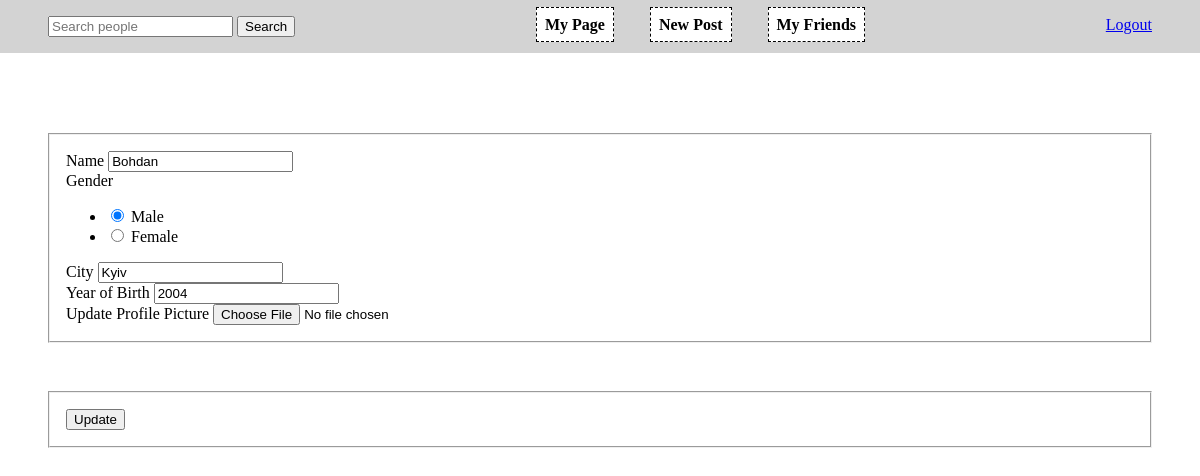
Page /edit (signed in) on the earlier database version.
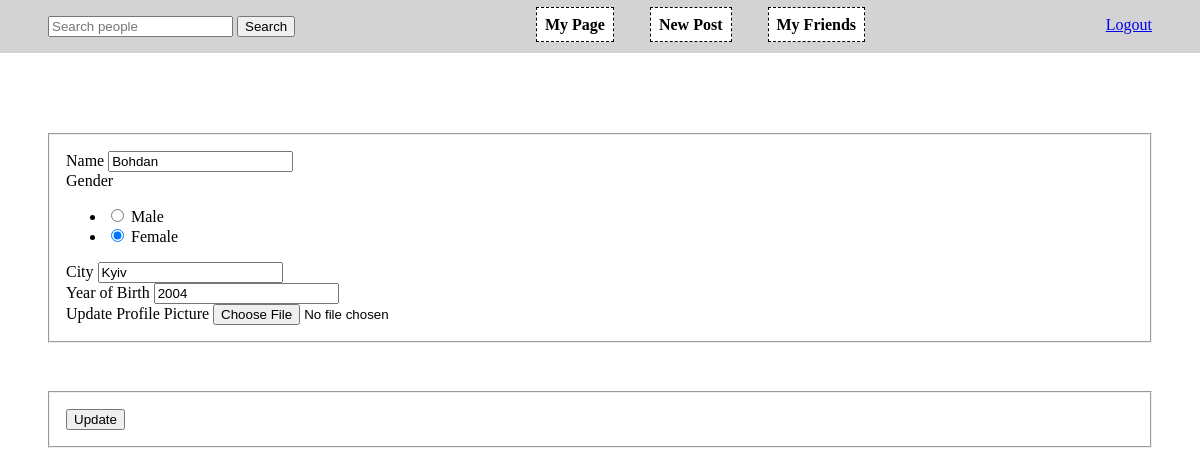
Same page on the later database version.
### social_network/models.py (models this page shows, shortened)
class User(db.Model, UserMixin):
    id = db.Column(db.Integer, primary_key=True)
    username = db.Column(db.String(32), unique=True, nullable=False)
    password = db.Column(db.String(64), nullable=False)
    image_file = db.Column(db.String(32), nullable=False,
                           default="default_profile.jpg")
    name = db.Column(db.String(64), nullable=False)
    gender = db.Column(
        db.Boolean(), nullable=False)
    city = db.Column(db.String(32), nullable=False)
    born = db.Column(
        db.Integer)
    posts = db.relationship("Post", backref="author")
    friendship = db.relationship(
        "Friendship", foreign_keys='Friendship.user1_id', backref="friend")
    friendship = db.relationship(
        "Friendship", foreign_keys='Friendship.user2_id', backref="friend")

### social_network/users/routes.py (the view, shortened to what this page needs)
@users.route("/edit", methods=["GET", "POST"])
@login_required
def edit():
    form = EditForm()
    form.fill()
    return render_template("users/edit.html", form=form)

### social_network/users/forms.py
class EditForm(FlaskForm):
    name = StringField('Name', validators=[
        DataRequired(), Length(min=2, max=32)])
    gender = RadioField('Gender', choices=[(0, 'Male'), (1, 'Female')])
    city = StringField('City', validators=[
        DataRequired(), Length(min=2, max=64)])
    born = IntegerField("Year of Birth")
    picture = FileField('Update Profile Picture', validators=[
                        FileAllowed(['jpg', 'png'])])
    submit = SubmitField('Update')
    def fill(self):
        self.name.data = current_user.name
        self.gender.data = str(int(current_user.gender))
        self.city.data = current_user.city
        self.born.data = current_user.born

### social_network/models.py (called while the page is built)
@login_manager.user_loader
def load_user(user_id):
    return User.query.get(int(user_id))

### social_network/templates/users/edit.html (shortened to what this page needs)
{% extends 'layout.html' %} {% from "_render_field.html" import render_field %} {% block content %}
<form method="POST" action="" enctype="multipart/form-data">
    <fieldset>
        {{ render_field(form.name) }} {{ render_field(form.gender) }} {{ render_field(form.city) }} {{ render_field(form.born) }} {{ form.picture.label() }} {{ form.picture(class="form-control-file") }}
    </fieldset>
    <fieldset>
        {{ form.submit() }}
    </fieldset>
</form>
</div>
{% endblock content %}

### social_network/templates/_render_field.html
{% macro render_field(field) %}
	<div>
		{{ field.label(class="form-control-label") }}
		{% if field.errors %}
			{{ field(class="form-control form-control-lg is-invalid")}}
			<div class="invalid-feedback">
				{% for error in field.errors %}
					<span>{{ error }}</span>
				{% endfor %}
			</div>
		{% else %}
			{{ field(class="form-control form-control-ls") }}
		{% endif %}
	</div>
{% endmacro %}

Differences in the rows shown:
changed User "Bohdan": gender "☑ Male ☐ Female" → "☐ Male ☑ Female"
